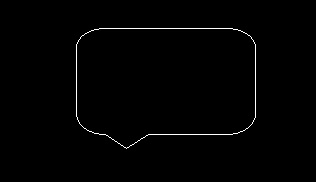
%> input picture 11.Deteccion_de_Bordes/images/linea3.jpg, 316 x 182 px
$ octave test_2.m   (GNU Octave 9; MATLAB toolbox functions it lacks are replaced by stand-ins)
%> lines starting %> are read from the running program, lines starting %| are printed output that depends on the picture; in (x1, y1, x2, y2) boxes, pixels count from 0 and x2, y2 are one past the last pixel; in counts of white or black regions, pixels touching at a corner belong together; the program's own positions count from 1
clc; clear; close all
pkg load image
A=imread('images/linea3.jpg');
%> A is the input picture: size 182x316x3 uint8; min 0, max 255, mean 2.3
%Convertir la imagen en binaria
B=im2double(A);
B(B<0.5)=0; B(B>=0.5)=1;
%> after `B(B<0.5)=0`: B: size 182x316x3 double; min 0, max 1, mean 0.00896
%> after `B(B>=0.5)=1`: B: size 182x316x3 double; values 0 (black) and 1 (white), 0.9% white in thin lines or dots, all inside (x1, y1, x2, y2) = (76, 28, 256, 149)
imshow(B)

%Calcular la discretizaci髇 de theta y rho
%1. Theta: Tomar valores en [0,180] / [0, pi]
h1=1;
thetas=deg2rad(0:h1:180);
%2. Rho: Toma valores en [-d,d], donde d=sqrt(m^2+n^2), y [m,n]=size(B)
[m,n]=size(B);
%> m = 182; n = 948
d=sqrt(m^2+n^2);
%> d = 965.3
h2=1;
rhos=-d:h2:d;
%> rhos = 1931 values from -965.3 to 964.7

%Crear matriz de acumulaci髇
Acumulador=zeros(length(thetas),length(rhos));

%Llenar la matriz de acumulaci髇

[x_b,y_b]=find(B);
%> x_b = 1548 values from 29 to 149; y_b = 1548 values from 77 to 888

for i=1:length(x_b) %Recorrer los puntos del borde
  for theta_ind=1:length(thetas)
    theta=thetas(theta_ind);
    rho=x_b(i)*cos(theta)+y_b(i)*sin(theta);
    [~,rho_ind]=min(abs(rhos-rho));
    Acumulador(theta_ind,rho_ind)+=1;
  end
end

% [7 lines of commented-out code are left out]
[xp,yp]=find(Acumulador==max(max(Acumulador)));
%> xp = [181; 1]; yp = [937; 995]
%Observaci髇: Si el maximo se repite mas de una vez, entonces
%xp y yp son vectores que tienen las posiciones de esos valores

for k=1:length(xp)

     %Graficar
     thetaMax = thetas(xp(k));
     rhoMax = rhos(yp(k));

     if abs(sin(thetaMax)) < 10^-5 %Linea vertical
          xv = rhoMax/cos(thetaMax);
          line([n 1], [xv xv], "LineWidth",2)
     else
          pendiente = -cos(thetaMax)/sin(thetaMax);
          interseccion = rhoMax/sin(thetaMax);

          %Para graficar una linea recta, se utiliza el comando line
          %Necesitamos un dos puntos
          %Punto1 (1,y1)
          y1 = pendiente*1 + interseccion;
          %Punto2 (xn,n)
          xn = (n-interseccion)/pendiente;
     end

end
%> this loop made 2 passes
%> (thetaMax, rhoMax, xv) on passes 1 to 2: (3.14, -29.31, 29.31), (0, 28.69, 28.69)
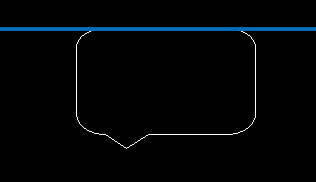
%> figure redrawn from the program's plot data


%Graficar la linea rectangle
%> (the run ends here)

$ run again, with 11.Deteccion_de_Bordes/images/linea1.jpg copied over 11.Deteccion_de_Bordes/images/linea3.jpg
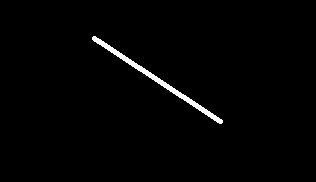
%> input picture 11.Deteccion_de_Bordes/images/linea1.jpg, 316 x 182 px
%> A is the input picture: size 182x316x3 uint8; min 0, max 255, mean 3.5
%> x_b = 2328 values from 37 to 124; y_b = 2328 values from 93 to 855
%> after the loop `for i=1:length(x_b)`:
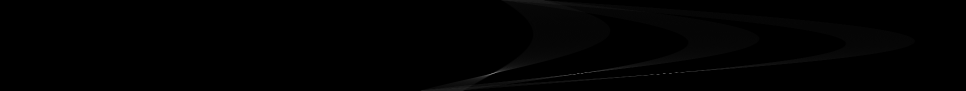
%> Acumulador: size 181x1931 double (shown at 1/2 size); min 0, max 159, mean 1.2
%> xp = [146; 146]; yp = [991; 1172]
%> the loop `for k=1:length(xp)` made 2 passes
%> (thetaMax, rhoMax, pendiente, interseccion, y1, xn) on passes 1 to 2: (2.53, 24.69, 1.43, 43.04, 44.47, 633.7), (2.53, 205.7, 1.43, 358.6, 360, 412.7)
%> `line([y1 1], [1 xn], "LineWidth", 2)`:
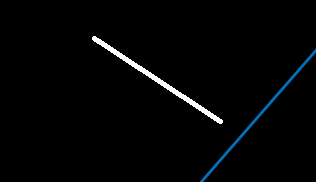
%> figure redrawn from the program's plot data

$ run again, with 11.Deteccion_de_Bordes/images/linea2.jpg copied over 11.Deteccion_de_Bordes/images/linea3.jpg
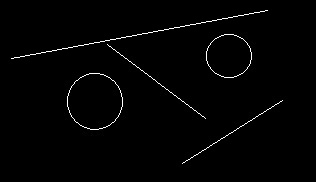
%> input picture 11.Deteccion_de_Bordes/images/linea2.jpg, 316 x 182 px
%> A is the input picture: size 182x316x3 uint8; min 0, max 255, mean 3.4
%> x_b = 2217 values from 11 to 164; y_b = 2217 values from 12 to 915
%> after the loop `for i=1:length(x_b)`:
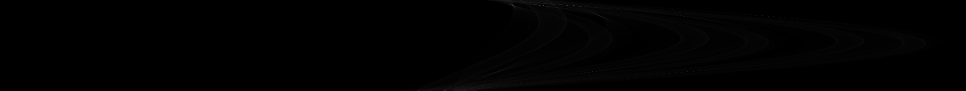
%> Acumulador: size 181x1931 double (shown at 1/2 size); min 0, max 153, mean 1.1
%> xp = 12; yp = 1148
%> the loop `for k=1:length(xp)` made 1 pass
%> (thetaMax, rhoMax, pendiente, interseccion, y1, xn) on pass 1: (0.192, 181.7, -5.14, 952.2, 947.1, 0.816)
%> `line([y1 1], [1 xn], "LineWidth", 2)`:
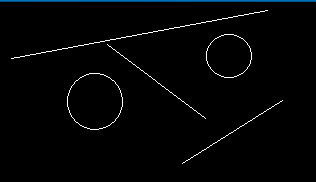
%> figure redrawn from the program's plot data

$ run again, with 11.Deteccion_de_Bordes/images/linea4.jpg copied over 11.Deteccion_de_Bordes/images/linea3.jpg
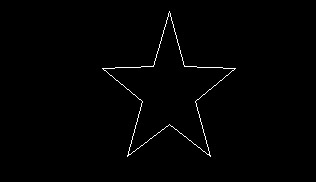
%> input picture 11.Deteccion_de_Bordes/images/linea4.jpg, 316 x 182 px
%> A is the input picture: size 182x316x3 uint8; min 0, max 255, mean 2.2
%> x_b = 1452 values from 12 to 157; y_b = 1452 values from 103 to 868
%> after the loop `for i=1:length(x_b)`:
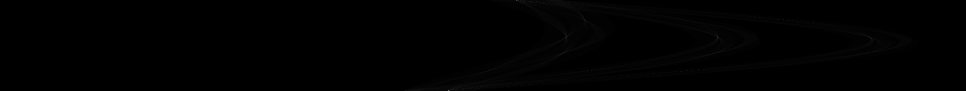
%> Acumulador: size 181x1931 double (shown at 1/2 size); min 0, max 156, mean 0.8
%> xp = [181; 1]; yp = [898; 1034]
%> the loop `for k=1:length(xp)` made 2 passes
%> (thetaMax, rhoMax, xv) on passes 1 to 2: (3.14, -68.31, 68.31), (0, 67.69, 67.69)
%> after the loop `for k=1:length(xp)`:
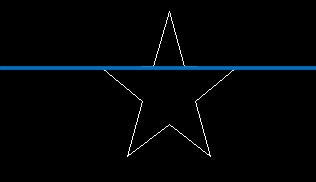
%> figure redrawn from the program's plot data
